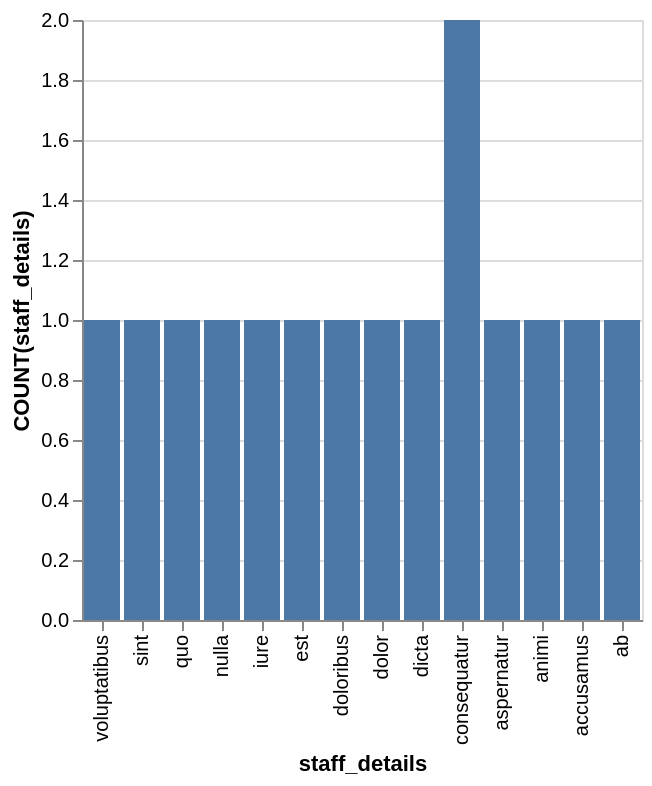

Express this chart as Vega-Lite.
### Vega-Lite specification from a JSON file in a GitHub repository (floating-point values rounded to 4 significant figures)
{"data": {"values": [{"x_data": "ab", "y_data": 1}, {"x_data": "accusamus", "y_data": 1}, {"x_data": "animi", "y_data": 1}, {"x_data": "aspernatur", "y_data": 1}, {"x_data": "consequatur", "y_data": 2}, {"x_data": "dicta", "y_data": 1}, {"x_data": "dolor", "y_data": 1}, {"x_data": "doloribus", "y_data": 1}, {"x_data": "est", "y_data": 1}, {"x_data": "iure", "y_data": 1}, {"x_data": "nulla", "y_data": 1}, {"x_data": "quo", "y_data": 1}, {"x_data": "sint", "y_data": 1}, {"x_data": "voluptatibus", "y_data": 1}]}, "mark": "bar", "encoding": {"x": {"field": "x_data", "type": "nominal", "title": "staff_details", "sort": "descending"}, "y": {"field": "y_data", "type": "quantitative", "title": "COUNT(staff_details)"}}}
